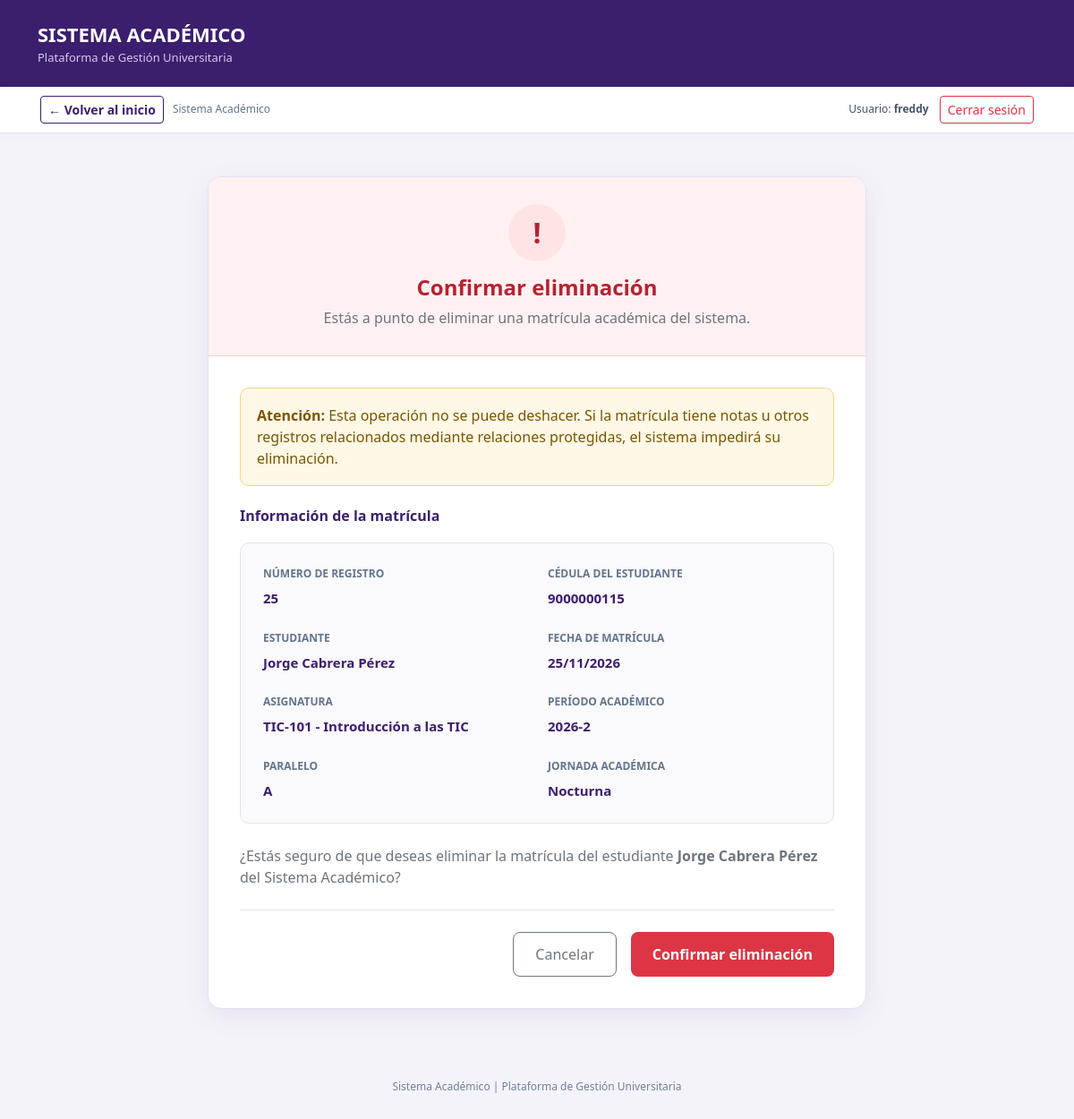
/academico/matriculas/25/eliminar/ (signed in), run on the app's committed database.
### academico/models.py (models this page shows, shortened)
class Matricula(ModeloBase):
    estudiante = models.ForeignKey(
        Estudiante,
        on_delete=models.PROTECT,
        related_name="matriculas"
    )
    seccion = models.ForeignKey(
        Seccion,
        on_delete=models.PROTECT,
        related_name="matriculas"
    )
    fecha = models.DateField(default=timezone.localdate)
    class Meta:
        verbose_name = "Matrícula"
        verbose_name_plural = "Matrículas"
        ordering = ["-fecha"]
        constraints = [
            models.UniqueConstraint(
                fields=["estudiante", "seccion"],
                name="matricula_unica"
            ),
        ]

class Estudiante(ModeloBase):
    cedula = models.CharField(
        "Cédula",
        max_length=10,
        unique=True
    )
    nombres = models.CharField(max_length=80)
    apellidos = models.CharField(max_length=80)
    email = models.EmailField(
        "Correo",
        blank=True
    )
    telefono = models.CharField(
        "Teléfono",
        max_length=15,
        blank=True
    )
    fecha_nacimiento = models.DateField(
        "Fecha de nacimiento",
        null=True,
        blank=True
    )
    carrera = models.ForeignKey(
        Carrera,
        on_delete=models.PROTECT,
        related_name="estudiantes"
    )
    foto = models.ImageField(
        upload_to="estudiantes/",
        blank=True
    )
    class Meta:
        verbose_name = "Estudiante"
        verbose_name_plural = "Estudiantes"
        ordering = ["apellidos", "nombres"]

class Seccion(ModeloBase):
    curso = models.ForeignKey(
        Curso,
        on_delete=models.PROTECT,
        related_name="secciones"
    )
    periodo = models.ForeignKey(
        Periodo,
        on_delete=models.PROTECT,
        related_name="secciones"
    )
    profesor = models.ForeignKey(
        Profesor,
        on_delete=models.PROTECT,
        related_name="secciones"
    )
    paralelo = models.CharField(max_length=2, default="A")
    jornada = models.CharField(
        max_length=10,
        choices=Jornada.choices,
        default=Jornada.DIURNA
    )
    cupo = models.PositiveSmallIntegerField(default=30)
    estudiantes = models.ManyToManyField(
        "Estudiante",
        through="Matricula",
        related_name="secciones"
    )
    class Meta:
        verbose_name = "Sección"
        verbose_name_plural = "Secciones"
        ordering = ["periodo", "curso", "paralelo"]
        constraints = [
            models.UniqueConstraint(
                fields=["curso", "periodo", "paralelo", "jornada"],
                name="seccion_unica"
            ),
        ]

class Curso(ModeloBase):
    carrera = models.ForeignKey(
        Carrera,
        on_delete=models.PROTECT,
        related_name="cursos"
    )
    semestre = models.ForeignKey(
        Semestre,
        on_delete=models.PROTECT,
        related_name="cursos"
    )
    codigo = models.CharField("Código", max_length=12, unique=True)
    nombre = models.CharField(max_length=150)
    creditos = models.PositiveSmallIntegerField("Créditos", default=3)
    class Meta:
        verbose_name = "Curso"
        verbose_name_plural = "Cursos"
        ordering = ["carrera", "semestre__numero", "nombre"]

class Periodo(ModeloBase):
    nombre = models.CharField(max_length=20, unique=True)
    fecha_inicio = models.DateField("Fecha de inicio")
    fecha_fin = models.DateField("Fecha de fin")
    activo = models.BooleanField(default=False)
    class Meta:
        verbose_name = "Periodo"
        verbose_name_plural = "Periodos"
        ordering = ["-fecha_inicio"]

### academico/views.py (the view, shortened to what this page needs)
class MatriculaDeleteView(
    LoginRequiredMixin,
    DeleteView
):
    model = Matricula
    template_name = (
        "academico/matricula_confirmar_eliminar.html"
    )
    success_url = reverse_lazy(
        "academico:matricula_lista"
    )
    login_url = "login"

### academico/templates/academico/matricula_confirmar_eliminar.html (shortened to what this page needs)
<!DOCTYPE html>
<html lang="es">
<head>
    <link
        href="https://cdn.jsdelivr.net/npm/bootstrap@5.3.3/dist/css/bootstrap.min.css"
        rel="stylesheet"
    >
</head>
<body>
    <header class="barra-superior">
        <div class="container">
            <div class="marca">
                SISTEMA ACADÉMICO
            </div>
            <div class="subtitulo">
                Plataforma de Gestión Universitaria
            </div>
        </div>
    </header>
    {% include "core/_navegacion.html" %}
    <main class="container py-5">
        <div class="row justify-content-center">
            <div class="col-lg-8">
                <div class="tarjeta">
                    <div class="encabezado-alerta">
                        <div class="icono-alerta">
                            !
                        </div>
                        <h2 class="titulo-alerta">
                            Confirmar eliminación
                        </h2>
                        <p class="text-secondary mb-0">
                            Estás a punto de eliminar una
                            matrícula académica del sistema.
                        </p>
                    </div>
                    <div class="cuerpo">
                        <div class="mensaje-advertencia mb-4">
                            <strong>Atención:</strong>
                            Esta operación no se puede deshacer.
                            Si la matrícula tiene notas u otros
                            registros relacionados mediante
                            relaciones protegidas, el sistema
                            impedirá su eliminación.
                        </div>
                        <h5 class="titulo-seccion">
                            Información de la matrícula
                        </h5>
                        <div class="info-matricula mb-4">
                            <div class="row g-4">
                                <div class="col-md-6">
                                    <div class="etiqueta">
                                        NÚMERO DE REGISTRO
                                    </div>
                                    <div class="valor">
                                        {{ object.pk }}
                                    </div>
                                </div>
                                <div class="col-md-6">
                                    <div class="etiqueta">
                                        CÉDULA DEL ESTUDIANTE
                                    </div>
                                    <div class="valor">
                                        {{ object.estudiante.cedula }}
                                    </div>
                                </div>
                                <div class="col-md-6">
                                    <div class="etiqueta">
                                        ESTUDIANTE
                                    </div>
                                    <div class="valor">
                                        {{ object.estudiante.nombres }}
                                        {{ object.estudiante.apellidos }}
                                    </div>
                                </div>
                                <div class="col-md-6">
                                    <div class="etiqueta">
                                        FECHA DE MATRÍCULA
                                    </div>
                                    <div class="valor">
                                        {{ object.fecha|date:"d/m/Y" }}
                                    </div>
                                </div>
                                <div class="col-md-6">
                                    <div class="etiqueta">
                                        ASIGNATURA
                                    </div>
                                    <div class="valor">
                                        {{ object.seccion.curso.codigo }}
                                        -
                                        {{ object.seccion.curso.nombre }}
                                    </div>
                                </div>
                                <div class="col-md-6">
                                    <div class="etiqueta">
                                        PERÍODO ACADÉMICO
                                    </div>
                                    <div class="valor">
                                        {{ object.seccion.periodo.nombre }}
                                    </div>
                                </div>
                                <div class="col-md-6">
                                    <div class="etiqueta">
                                        PARALELO
                                    </div>
                                    <div class="valor">
                                        {{ object.seccion.paralelo }}
                                    </div>
                                </div>
                                <div class="col-md-6">
                                    <div class="etiqueta">
                                        JORNADA ACADÉMICA
                                    </div>
                                    <div class="valor">
                                        {{ object.seccion.get_jornada_display }}
                                    </div>
                                </div>
                            </div>
                        </div>
                        <p class="text-secondary">
                            ¿Estás seguro de que deseas eliminar
                            la matrícula del estudiante
                            <strong>
                                {{ object.estudiante.nombres }}
                                {{ object.estudiante.apellidos }}
                            </strong>
                            del Sistema Académico?
                        </p>
                        <form method="post">
                            <div class="d-flex flex-wrap gap-3
                                        justify-content-end
                                        border-top pt-4 mt-4">
                                <a
                                    href="{% url 'academico:matricula_lista' %}"
                                    class="btn btn-outline-secondary btn-cancelar"
                                >
                                    Cancelar
                                </a>
                                <button
                                    type="submit"
                                    class="btn btn-eliminar"
                                >
                                    Confirmar eliminación
                                </button>
                            </div>
                        </form>
                    </div>
                </div>
            </div>
        </div>
    </main>
    <footer class="pie-sistema">
        Sistema Académico |
        Plataforma de Gestión Universitaria
    </footer>
</body>
</html>

### core/templates/core/_navegacion.html (shortened to what this page needs)
<nav aria-label="Navegación del sistema" style="background:#fff;border-bottom:1px solid #e6e1f0;box-shadow:0 2px 8px rgba(59,31,110,.04)">
  <div style="max-width:1140px;margin:0 auto;padding:10px 15px;display:flex;align-items:center;justify-content:space-between;gap:12px;flex-wrap:wrap">
    <div style="display:flex;align-items:center;gap:10px;flex-wrap:wrap">
      {% if request.path != '/' %}
      <a href="{% url 'inicio' %}" class="btn btn-outline-primary btn-sm" style="border-color:#3b1f6e;color:#3b1f6e;font-weight:600">
        &larr; Volver al inicio
      </a>
      {% else %}
      <span style="font-weight:700;color:#3b1f6e;font-size:14px">Panel principal</span>
      {% endif %}
      <span style="font-size:12px;color:#64748b">Sistema Académico</span>
    </div>
    <div style="display:flex;align-items:center;gap:12px;flex-wrap:wrap">
      <span style="font-size:12px;color:#475569">Usuario: <strong>{{ request.user.get_username }}</strong></span>
      <form action="{% url 'logout' %}" method="post" style="margin:0">
        <button type="submit" class="btn btn-outline-danger btn-sm" aria-label="Cerrar sesión del sistema">Cerrar sesión</button>
      </form>
    </div>
  </div>
</nav>

### academico/templates/academico/matricula_confirmar_eliminar.html (style rules this page uses)
body { background: #f5f3fa; font-family: 'Segoe UI', Arial, sans-serif; color: #2d2440; min-height: 100vh; }
.barra-superior { background: #3b1f6e; color: white; padding: 22px 0; }
.marca { font-size: 22px; font-weight: 700; }
.subtitulo { color: #d6c9ee; font-size: 13px; }
.tarjeta { background: white; border: 1px solid #e6e1f0; border-radius: 15px; box-shadow: 0 8px 30px rgba(45,25,85,.08); overflow: hidden; }
.encabezado-alerta { background: #fff1f2; border-bottom: 1px solid #fecdd3; padding: 30px; text-align: center; }
.icono-alerta { width: 64px; height: 64px; line-height: 64px; border-radius: 50%; background: #ffe4e6; color: #b42332; font-size: 32px; font-weight: bold; margin: 0 auto 15px; }
.titulo-alerta { color: #b42332; font-size: 24px; font-weight: 700; }
.cuerpo { padding: 35px; }
.titulo-seccion { color: #3b1f6e; font-size: 16px; font-weight: 700; margin-bottom: 20px; }
.info-matricula { background: #faf9fd; border: 1px solid #e6e1f0; border-radius: 10px; padding: 25px; }
.etiqueta { color: #64748b; font-size: 12px; font-weight: 600; margin-bottom: 7px; }
.valor { color: #3b1f6e; font-size: 15px; font-weight: 700; overflow-wrap: anywhere; }
.mensaje-advertencia { background: #fff8e6; border: 1px solid #f3d38a; border-radius: 10px; padding: 18px; color: #795500; }
.btn-eliminar { background: #dc3545; color: white; border: none; padding: 12px 24px; border-radius: 8px; font-weight: 600; }
.btn-cancelar { padding: 12px 24px; border-radius: 8px; }
.pie-sistema { text-align: center; color: #718096; font-size: 12px; padding: 30px; }

### data on the page
Matricula: pk "25", estudiante.cedula "9000000115", estudiante.nombres "Jorge", estudiante.apellidos "Cabrera Pérez", fecha "25/11/2026", seccion.curso.codigo "TIC-101", seccion.curso.nombre "Introducción a las TIC", seccion.periodo.nombre "2026-2", seccion.paralelo "A", seccion.jornada "Nocturna"

### other printed values
{{ request.user.get_username }} "freddy"
